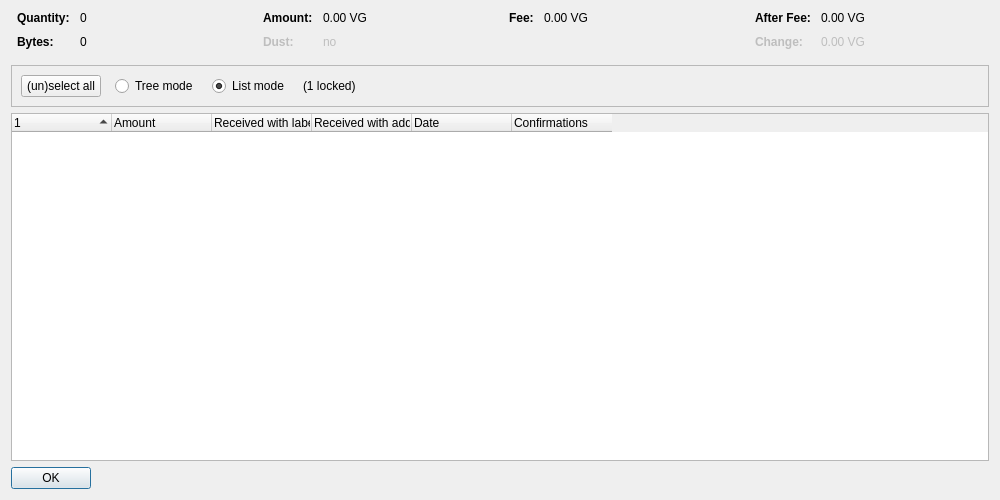
<?xml version="1.0" encoding="UTF-8"?>
<ui version="4.0">
 <class>CoinControlDialog</class>
 <widget class="QDialog" name="CoinControlDialog">
  <property name="geometry">
   <rect>
    <x>0</x>
    <y>0</y>
    <width>1000</width>
    <height>500</height>
   </rect>
  </property>
  <property name="windowTitle">
   <string>Coin Selection</string>
  </property>
  <layout class="QVBoxLayout" name="verticalLayout">
   <item>
    <layout class="QHBoxLayout" name="horizontalLayoutTop" stretch="0,0,0,0">
     <property name="topMargin">
      <number>0</number>
     </property>
     <property name="bottomMargin">
      <number>10</number>
     </property>
     <item>
      <layout class="QFormLayout" name="formLayoutCoinControl1">
       <property name="horizontalSpacing">
        <number>10</number>
       </property>
       <property name="verticalSpacing">
        <number>10</number>
       </property>
       <property name="leftMargin">
        <number>6</number>
       </property>
       <property name="rightMargin">
        <number>6</number>
       </property>
       <item row="0" column="0">
        <widget class="QLabel" name="labelCoinControlQuantityText">
         <property name="font">
          <font>
           <weight>75</weight>
           <bold>true</bold>
          </font>
         </property>
         <property name="text">
          <string>Quantity:</string>
         </property>
        </widget>
       </item>
       <item row="0" column="1">
        <widget class="QLabel" name="labelCoinControlQuantity">
         <property name="cursor">
          <cursorShape>IBeamCursor</cursorShape>
         </property>
         <property name="contextMenuPolicy">
          <enum>Qt::ActionsContextMenu</enum>
         </property>
         <property name="text">
          <string notr="true">0</string>
         </property>
         <property name="textInteractionFlags">
          <set>Qt::LinksAccessibleByMouse|Qt::TextSelectableByKeyboard|Qt::TextSelectableByMouse</set>
         </property>
        </widget>
       </item>
       <item row="1" column="0">
        <widget class="QLabel" name="labelCoinControlBytesText">
         <property name="font">
          <font>
           <weight>75</weight>
           <bold>true</bold>
          </font>
         </property>
         <property name="text">
          <string>Bytes:</string>
         </property>
        </widget>
       </item>
       <item row="1" column="1">
        <widget class="QLabel" name="labelCoinControlBytes">
         <property name="cursor">
          <cursorShape>IBeamCursor</cursorShape>
         </property>
         <property name="contextMenuPolicy">
          <enum>Qt::ActionsContextMenu</enum>
         </property>
         <property name="text">
          <string notr="true">0</string>
         </property>
         <property name="textInteractionFlags">
          <set>Qt::LinksAccessibleByMouse|Qt::TextSelectableByKeyboard|Qt::TextSelectableByMouse</set>
         </property>
        </widget>
       </item>
      </layout>
     </item>
     <item>
      <layout class="QFormLayout" name="formLayoutCoinControl2">
       <property name="horizontalSpacing">
        <number>10</number>
       </property>
       <property name="verticalSpacing">
        <number>10</number>
       </property>
       <property name="leftMargin">
        <number>6</number>
       </property>
       <property name="rightMargin">
        <number>6</number>
       </property>
       <item row="0" column="0">
        <widget class="QLabel" name="labelCoinControlAmountText">
         <property name="font">
          <font>
           <weight>75</weight>
           <bold>true</bold>
          </font>
         </property>
         <property name="text">
          <string>Amount:</string>
         </property>
        </widget>
       </item>
       <item row="0" column="1">
        <widget class="QLabel" name="labelCoinControlAmount">
         <property name="cursor">
          <cursorShape>IBeamCursor</cursorShape>
         </property>
         <property name="contextMenuPolicy">
          <enum>Qt::ActionsContextMenu</enum>
         </property>
         <property name="text">
          <string notr="true">0.00 VG</string>
         </property>
         <property name="textInteractionFlags">
          <set>Qt::LinksAccessibleByMouse|Qt::TextSelectableByKeyboard|Qt::TextSelectableByMouse</set>
         </property>
        </widget>
       </item>
       <item row="1" column="0">
        <widget class="QLabel" name="labelCoinControlLowOutputText">
         <property name="enabled">
          <bool>false</bool>
         </property>
         <property name="font">
          <font>
           <weight>75</weight>
           <bold>true</bold>
          </font>
         </property>
         <property name="text">
          <string>Dust:</string>
         </property>
        </widget>
       </item>
       <item row="1" column="1">
        <widget class="QLabel" name="labelCoinControlLowOutput">
         <property name="enabled">
          <bool>false</bool>
         </property>
         <property name="cursor">
          <cursorShape>IBeamCursor</cursorShape>
         </property>
         <property name="contextMenuPolicy">
          <enum>Qt::ActionsContextMenu</enum>
         </property>
         <property name="text">
          <string notr="true">no</string>
         </property>
         <property name="textInteractionFlags">
          <set>Qt::LinksAccessibleByMouse|Qt::TextSelectableByKeyboard|Qt::TextSelectableByMouse</set>
         </property>
        </widget>
       </item>
      </layout>
     </item>
     <item>
      <layout class="QFormLayout" name="formLayoutCoinControl3">
       <property name="horizontalSpacing">
        <number>10</number>
       </property>
       <property name="verticalSpacing">
        <number>10</number>
       </property>
       <property name="leftMargin">
        <number>6</number>
       </property>
       <property name="rightMargin">
        <number>6</number>
       </property>
       <item row="0" column="0">
        <widget class="QLabel" name="labelCoinControlFeeText">
         <property name="font">
          <font>
           <weight>75</weight>
           <bold>true</bold>
          </font>
         </property>
         <property name="text">
          <string>Fee:</string>
         </property>
        </widget>
       </item>
       <item row="0" column="1">
        <widget class="QLabel" name="labelCoinControlFee">
         <property name="cursor">
          <cursorShape>IBeamCursor</cursorShape>
         </property>
         <property name="contextMenuPolicy">
          <enum>Qt::ActionsContextMenu</enum>
         </property>
         <property name="text">
          <string notr="true">0.00 VG</string>
         </property>
         <property name="textInteractionFlags">
          <set>Qt::LinksAccessibleByMouse|Qt::TextSelectableByKeyboard|Qt::TextSelectableByMouse</set>
         </property>
        </widget>
       </item>
      </layout>
     </item>
     <item>
      <layout class="QFormLayout" name="formLayoutCoinControl4">
       <property name="horizontalSpacing">
        <number>10</number>
       </property>
       <property name="verticalSpacing">
        <number>10</number>
       </property>
       <property name="leftMargin">
        <number>6</number>
       </property>
       <property name="rightMargin">
        <number>6</number>
       </property>
       <item row="0" column="0">
        <widget class="QLabel" name="labelCoinControlAfterFeeText">
         <property name="font">
          <font>
           <weight>75</weight>
           <bold>true</bold>
          </font>
         </property>
         <property name="text">
          <string>After Fee:</string>
         </property>
        </widget>
       </item>
       <item row="0" column="1">
        <widget class="QLabel" name="labelCoinControlAfterFee">
         <property name="cursor">
          <cursorShape>IBeamCursor</cursorShape>
         </property>
         <property name="contextMenuPolicy">
          <enum>Qt::ActionsContextMenu</enum>
         </property>
         <property name="text">
          <string notr="true">0.00 VG</string>
         </property>
         <property name="textInteractionFlags">
          <set>Qt::LinksAccessibleByMouse|Qt::TextSelectableByKeyboard|Qt::TextSelectableByMouse</set>
         </property>
        </widget>
       </item>
       <item row="1" column="0">
        <widget class="QLabel" name="labelCoinControlChangeText">
         <property name="enabled">
          <bool>false</bool>
         </property>
         <property name="font">
          <font>
           <weight>75</weight>
           <bold>true</bold>
          </font>
         </property>
         <property name="text">
          <string>Change:</string>
         </property>
        </widget>
       </item>
       <item row="1" column="1">
        <widget class="QLabel" name="labelCoinControlChange">
         <property name="enabled">
          <bool>false</bool>
         </property>
         <property name="cursor">
          <cursorShape>IBeamCursor</cursorShape>
         </property>
         <property name="contextMenuPolicy">
          <enum>Qt::ActionsContextMenu</enum>
         </property>
         <property name="text">
          <string notr="true">0.00 VG</string>
         </property>
         <property name="textInteractionFlags">
          <set>Qt::LinksAccessibleByMouse|Qt::TextSelectableByKeyboard|Qt::TextSelectableByMouse</set>
         </property>
        </widget>
       </item>
      </layout>
     </item>
    </layout>
   </item>
   <item>
    <widget class="QFrame" name="frame">
     <property name="minimumSize">
      <size>
       <width>0</width>
       <height>40</height>
      </size>
     </property>
     <property name="frameShape">
      <enum>QFrame::StyledPanel</enum>
     </property>
     <property name="frameShadow">
      <enum>QFrame::Sunken</enum>
     </property>
     <layout class="QHBoxLayout" name="horizontalLayout">
      <item>
       <layout class="QHBoxLayout" name="horizontalLayoutPanel" stretch="0,0,0,0,0">
        <property name="spacing">
         <number>14</number>
        </property>
        <item>
         <widget class="QPushButton" name="pushButtonSelectAll">
          <property name="sizePolicy">
           <sizepolicy hsizetype="Maximum" vsizetype="Fixed">
            <horstretch>0</horstretch>
            <verstretch>0</verstretch>
           </sizepolicy>
          </property>
          <property name="text">
           <string>(un)select all</string>
          </property>
          <property name="autoDefault">
           <bool>false</bool>
          </property>
         </widget>
        </item>
        <item>
         <widget class="QRadioButton" name="radioTreeMode">
          <property name="sizePolicy">
           <sizepolicy hsizetype="Maximum" vsizetype="Fixed">
            <horstretch>0</horstretch>
            <verstretch>0</verstretch>
           </sizepolicy>
          </property>
          <property name="text">
           <string>Tree mode</string>
          </property>
         </widget>
        </item>
        <item>
         <widget class="QRadioButton" name="radioListMode">
          <property name="sizePolicy">
           <sizepolicy hsizetype="Maximum" vsizetype="Fixed">
            <horstretch>0</horstretch>
            <verstretch>0</verstretch>
           </sizepolicy>
          </property>
          <property name="text">
           <string>List mode</string>
          </property>
          <property name="checked">
           <bool>true</bool>
          </property>
         </widget>
        </item>
        <item>
         <widget class="QLabel" name="labelLocked">
          <property name="text">
           <string notr="true">(1 locked)</string>
          </property>
         </widget>
        </item>
        <item>
         <spacer name="horizontalSpacer">
          <property name="orientation">
           <enum>Qt::Horizontal</enum>
          </property>
          <property name="sizeHint" stdset="0">
           <size>
            <width>40</width>
            <height>20</height>
           </size>
          </property>
         </spacer>
        </item>
       </layout>
      </item>
     </layout>
    </widget>
   </item>
   <item>
    <widget class="CoinControlTreeWidget" name="treeWidget">
     <property name="contextMenuPolicy">
      <enum>Qt::CustomContextMenu</enum>
     </property>
     <property name="sortingEnabled">
      <bool>false</bool>
     </property>
     <property name="columnCount">
      <number>6</number>
     </property>
     <attribute name="headerShowSortIndicator" stdset="0">
      <bool>true</bool>
     </attribute>
     <attribute name="headerStretchLastSection">
      <bool>false</bool>
     </attribute>
     <column>
      <property name="text">
       <string/>
      </property>
     </column>
     <column>
      <property name="text">
       <string>Amount</string>
      </property>
     </column>
     <column>
      <property name="text">
       <string>Received with label</string>
      </property>
     </column>
     <column>
      <property name="text">
       <string>Received with address</string>
      </property>
     </column>
     <column>
      <property name="text">
       <string>Date</string>
      </property>
     </column>
     <column>
      <property name="text">
       <string>Confirmations</string>
      </property>
      <property name="toolTip">
       <string>Confirmed</string>
      </property>
     </column>
     <column>
      <property name="text">
       <string/>
      </property>
     </column>
     <column>
      <property name="text">
       <string/>
      </property>
     </column>
     <column>
      <property name="text">
       <string/>
      </property>
     </column>
     <column>
      <property name="text">
       <string/>
      </property>
     </column>
    </widget>
   </item>
   <item>
    <widget class="QDialogButtonBox" name="buttonBox">
     <property name="sizePolicy">
      <sizepolicy hsizetype="Maximum" vsizetype="Fixed">
       <horstretch>0</horstretch>
       <verstretch>0</verstretch>
      </sizepolicy>
     </property>
     <property name="orientation">
      <enum>Qt::Horizontal</enum>
     </property>
     <property name="standardButtons">
      <set>QDialogButtonBox::Ok</set>
     </property>
    </widget>
   </item>
  </layout>
 </widget>
 <customwidgets>
  <customwidget>
   <class>CoinControlTreeWidget</class>
   <extends>QTreeWidget</extends>
   <header>qt/coincontroltreewidget.h</header>
  </customwidget>
 </customwidgets>
 <resources/>
 <connections/>
</ui>
